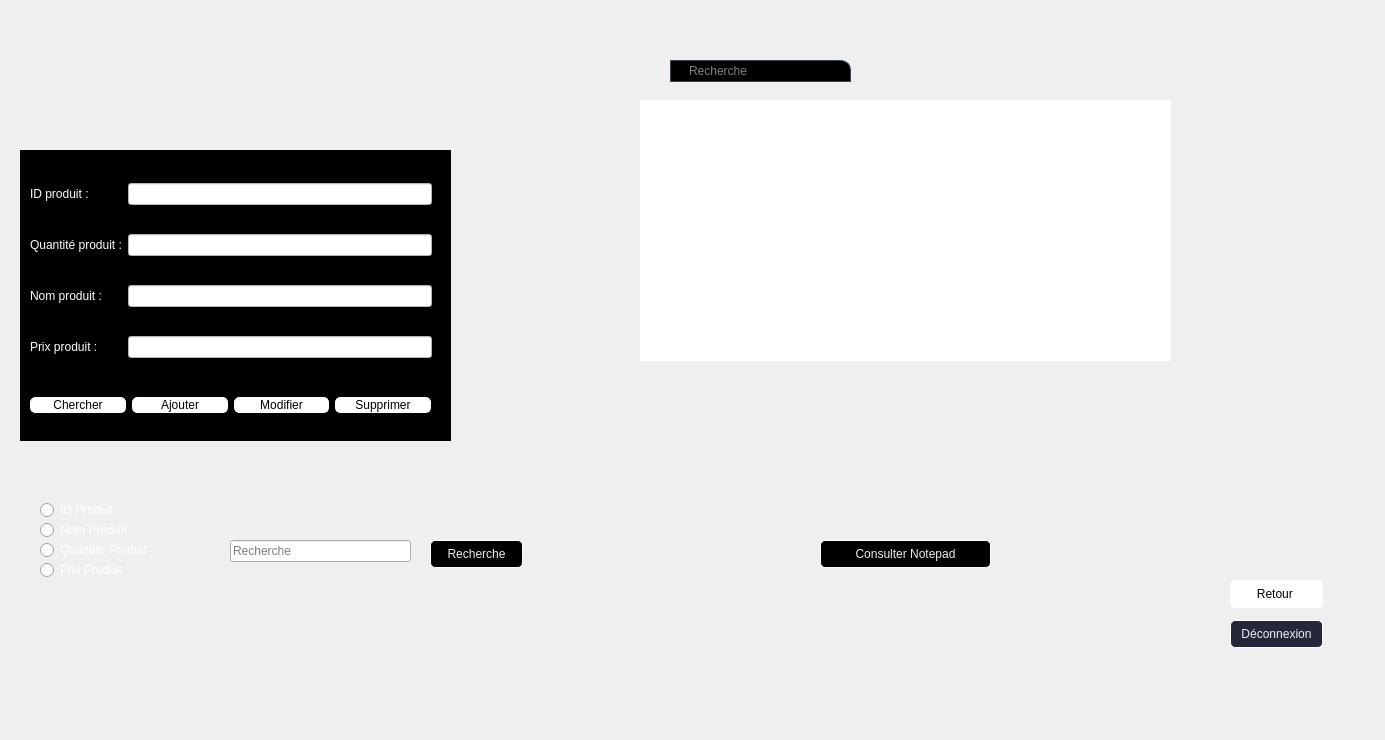
    <widget class="QWidget" name="tab_2">
     <attribute name="title">
      <string>G.Produit</string>
     </attribute>
     <widget class="QLabel" name="label_PIC7">
      <property name="geometry">
       <rect>
        <x>5</x>
        <y>-45</y>
        <width>1371</width>
        <height>731</height>
       </rect>
      </property>
      <property name="text">
       <string/>
      </property>
     </widget>
     <widget class="QLineEdit" name="recherche_produits">
      <property name="geometry">
       <rect>
        <x>670</x>
        <y>60</y>
        <width>181</width>
        <height>22</height>
       </rect>
      </property>
      <property name="styleSheet">
       <string notr="true">QLineEdit{
	background-color: rgb(0, 0, 0);
border:1px solid rgb(61, 70, 86);
color:rgb(255, 255, 255);
padding-left:16px;
border:1px solid rgb(61, 70, 86);
border-top-right-radius:10px;
}
QLineEdit:focus{
border: 1px solid rgb(180, 180, 180);
}</string>
      </property>
      <property name="placeholderText">
       <string>Recherche</string>
      </property>
      <property name="clearButtonEnabled">
       <bool>false</bool>
      </property>
     </widget>
     <widget class="QFrame" name="frame_2">
      <property name="geometry">
       <rect>
        <x>20</x>
        <y>150</y>
        <width>431</width>
        <height>291</height>
       </rect>
      </property>
      <property name="styleSheet">
       <string notr="true">background-color: rgb(0, 0, 0);</string>
      </property>
      <property name="frameShape">
       <enum>QFrame::StyledPanel</enum>
      </property>
      <property name="frameShadow">
       <enum>QFrame::Raised</enum>
      </property>
      <widget class="QWidget" name="gridLayoutWidget_7">
       <property name="geometry">
        <rect>
         <x>10</x>
         <y>10</y>
         <width>402</width>
         <height>221</height>
        </rect>
       </property>
       <property name="styleSheet">
        <string notr="true">color: rgb(255, 255, 255);</string>
       </property>
       <layout class="QGridLayout" name="gridLayout_7">
        <item row="0" column="0">
         <widget class="QLabel" name="label_47">
          <property name="styleSheet">
           <string notr="true">color: rgb(255, 255, 255);</string>
          </property>
          <property name="text">
           <string>ID produit :</string>
          </property>
         </widget>
        </item>
        <item row="3" column="0">
         <widget class="QLabel" name="label_46">
          <property name="styleSheet">
           <string notr="true">color: rgb(255, 255, 255);</string>
          </property>
          <property name="text">
           <string>Nom produit :</string>
          </property>
         </widget>
        </item>
        <item row="4" column="2">
         <widget class="QLineEdit" name="lineEdit_prixproduit">
          <property name="styleSheet">
           <string notr="true">background-color: rgb(255, 255, 255);
color: rgb(0, 0, 0);</string>
          </property>
          <property name="text">
           <string/>
          </property>
          <property name="clearButtonEnabled">
           <bool>true</bool>
          </property>
         </widget>
        </item>
        <item row="1" column="2">
         <widget class="QLineEdit" name="lineEdit_quantiteproduit">
          <property name="styleSheet">
           <string notr="true">background-color: rgb(255, 255, 255);
color: rgb(0, 0, 0);</string>
          </property>
          <property name="clearButtonEnabled">
           <bool>true</bool>
          </property>
         </widget>
        </item>
        <item row="3" column="2">
         <widget class="QLineEdit" name="lineEdit_nomproduit">
          <property name="styleSheet">
           <string notr="true">background-color: rgb(255, 255, 255);
color: rgb(0, 0, 0);</string>
          </property>
          <property name="clearButtonEnabled">
           <bool>true</bool>
          </property>
         </widget>
        </item>
        <item row="1" column="0">
         <widget class="QLabel" name="label_51">
          <property name="styleSheet">
           <string notr="true">color: rgb(255, 255, 255);</string>
          </property>
          <property name="text">
           <string>Quantité produit :</string>
          </property>
         </widget>
        </item>
        <item row="4" column="0">
         <widget class="QLabel" name="label_48">
          <property name="styleSheet">
           <string notr="true">color: rgb(255, 255, 255);</string>
          </property>
          <property name="text">
           <string>Prix produit : </string>
          </property>
         </widget>
        </item>
        <item row="0" column="2">
         <widget class="QLineEdit" name="lineEdit_idproduit">
          <property name="styleSheet">
           <string notr="true">background-color: rgb(255, 255, 255);
color: rgb(0, 0, 0);</string>
          </property>
          <property name="clearButtonEnabled">
           <bool>true</bool>
          </property>
         </widget>
        </item>
       </layout>
      </widget>
      <widget class="QWidget" name="gridLayoutWidget">
       <property name="geometry">
        <rect>
         <x>10</x>
         <y>240</y>
         <width>401</width>
         <height>31</height>
        </rect>
       </property>
       <layout class="QGridLayout" name="gridLayout_2">
        <item row="0" column="0">
         <widget class="QPushButton" name="chercher_produitss">
          <property name="styleSheet">
           <string notr="true">QPushButton {
background-position:  center;
background-color: rgb(255, 255, 255);
border-color: rgb(0, 0, 0);
gridline-color: rgb(0, 0, 0);
border: 1px solid white;
border-radius: 5px;
color: rgb(0, 0, 0);
}

QPushButton:hover {
background-color: rgb(0, 0, 0);
color: rgb(255, 255, 255);
border: 1px solid #6860f5;
}</string>
          </property>
          <property name="text">
           <string>Chercher</string>
          </property>
         </widget>
        </item>
        <item row="0" column="1">
         <widget class="QPushButton" name="ajouter_produit_fournisseur">
          <property name="styleSheet">
           <string notr="true">QPushButton {
background-position:  center;
background-color: rgb(255, 255, 255);
border-color: rgb(0, 0, 0);
gridline-color: rgb(0, 0, 0);
border: 1px solid white;
border-radius: 5px;
color: rgb(0, 0, 0);
}

QPushButton:hover {
background-color: rgb(0, 0, 0);
color: rgb(255, 255, 255);
border: 1px solid #6860f5;
}</string>
          </property>
          <property name="text">
           <string>Ajouter</string>
          </property>
         </widget>
        </item>
        <item row="0" column="2">
         <widget class="QPushButton" name="modifier_facture">
          <property name="styleSheet">
           <string notr="true">QPushButton {
background-position:  center;
background-color: rgb(255, 255, 255);
border-color: rgb(0, 0, 0);
gridline-color: rgb(0, 0, 0);
border: 1px solid white;
border-radius: 5px;
color: rgb(0, 0, 0);
}

QPushButton:hover {
background-color: rgb(0, 0, 0);
color: rgb(255, 255, 255);
border: 1px solid #6860f5;
}</string>
          </property>
          <property name="text">
           <string>Modifier</string>
          </property>
         </widget>
        </item>
        <item row="0" column="3">
         <widget class="QPushButton" name="supprimer_facture_2">
          <property name="styleSheet">
           <string notr="true">QPushButton {
background-position:  center;
background-color: rgb(255, 255, 255);
border-color: rgb(0, 0, 0);
gridline-color: rgb(0, 0, 0);
border: 1px solid white;
border-radius: 5px;
color: rgb(0, 0, 0);
}

QPushButton:hover {
background-color: rgb(0, 0, 0);
color: rgb(255, 255, 255);
border: 1px solid #6860f5;
}</string>
          </property>
          <property name="text">
           <string>Supprimer</string>
          </property>
         </widget>
        </item>
       </layout>
      </widget>
     </widget>
     <widget class="QTableView" name="tableView_Produit_G_fournisseurs">
      <property name="geometry">
       <rect>
        <x>640</x>
        <y>100</y>
        <width>531</width>
        <height>261</height>
       </rect>
      </property>
      <property name="styleSheet">
       <string notr="true">#tableView_Produit_G_fournisseurs {
background-color: transparent;

	border-image: url(:/ressources_img/slot.png);
background: none;
border: none;
background-repeat: none;
}</string>
      </property>
     </widget>
     <widget class="QPushButton" name="recherche_produit">
      <property name="geometry">
       <rect>
        <x>430</x>
        <y>540</y>
        <width>93</width>
        <height>28</height>
       </rect>
      </property>
      <property name="styleSheet">
       <string notr="true">QPushButton {
background-position:  center;
background-color:transparent;
border: 1px solid white;
border-radius: 5px;
color:rgb(238, 238, 238);
	background-color: rgb(0, 0, 0);}

QPushButton:hover {
background-color:transparent;
	background-color: rgb(255, 255, 255);
	color: rgb(0, 0, 0);
border: 1px solid #6860f5;
}</string>
      </property>
      <property name="text">
       <string>Recherche</string>
      </property>
     </widget>
     <widget class="QRadioButton" name="id_produit">
      <property name="geometry">
       <rect>
        <x>40</x>
        <y>500</y>
        <width>97</width>
        <height>20</height>
       </rect>
      </property>
      <property name="styleSheet">
       <string notr="true">color: rgb(255, 255, 255);</string>
      </property>
      <property name="text">
       <string>ID Produit</string>
      </property>
     </widget>
     <widget class="QRadioButton" name="nom_produit">
      <property name="geometry">
       <rect>
        <x>40</x>
        <y>520</y>
        <width>97</width>
        <height>20</height>
       </rect>
      </property>
      <property name="styleSheet">
       <string notr="true">color: rgb(255, 255, 255);</string>
      </property>
      <property name="text">
       <string>Nom Produit</string>
      </property>
     </widget>
     <widget class="QRadioButton" name="Quantite_produit">
      <property name="geometry">
       <rect>
        <x>40</x>
        <y>540</y>
        <width>141</width>
        <height>20</height>
       </rect>
      </property>
      <property name="styleSheet">
       <string notr="true">color: rgb(255, 255, 255);</string>
      </property>
      <property name="text">
       <string>Quantite Produit</string>
      </property>
     </widget>
     <widget class="QRadioButton" name="prix_Produit">
      <property name="geometry">
       <rect>
        <x>40</x>
        <y>560</y>
        <width>97</width>
        <height>20</height>
       </rect>
      </property>
      <property name="styleSheet">
       <string notr="true">color: rgb(255, 255, 255);</string>
      </property>
      <property name="text">
       <string>Prix Produit</string>
      </property>
     </widget>
     <widget class="QLineEdit" name="recherche_produits_2">
      <property name="geometry">
       <rect>
        <x>230</x>
        <y>540</y>
        <width>181</width>
        <height>22</height>
       </rect>
      </property>
      <property name="styleSheet">
       <string notr="true"/>
      </property>
      <property name="placeholderText">
       <string>Recherche</string>
      </property>
      <property name="clearButtonEnabled">
       <bool>true</bool>
      </property>
     </widget>
     <widget class="QPushButton" name="pushButton_9">
      <property name="geometry">
       <rect>
        <x>1230</x>
        <y>620</y>
        <width>93</width>
        <height>28</height>
       </rect>
      </property>
      <property name="styleSheet">
       <string notr="true">QPushButton {
background-position:  center;
background-color:transparent;
border: 1px solid white;
border-radius: 5px;
color:rgb(238, 238, 238);
background-color:#25283b;
}

QPushButton:hover {
background-color:transparent;
	background-color: rgb(255, 255, 255);
	color: rgb(0, 0, 0);
border: 1px solid #6860f5;
}</string>
      </property>
      <property name="text">
       <string>Déconnexion</string>
      </property>
     </widget>
     <widget class="QPushButton" name="pushButton_10">
      <property name="geometry">
       <rect>
        <x>1230</x>
        <y>580</y>
        <width>93</width>
        <height>28</height>
       </rect>
      </property>
      <property name="styleSheet">
       <string notr="true">QPushButton {
background-position:  center;
background-color: rgb(255, 255, 255);
border-color: rgb(0, 0, 0);
gridline-color: rgb(0, 0, 0);
border: 1px solid white;
border-radius: 5px;
color: rgb(0, 0, 0);
}

QPushButton:hover {
background-color: rgb(0, 0, 0);
color: rgb(255, 255, 255);
border: 1px solid #6860f5;
}</string>
      </property>
      <property name="text">
       <string>Retour </string>
      </property>
     </widget>
     <widget class="QPushButton" name="notepad_g_fournisseur">
      <property name="geometry">
       <rect>
        <x>820</x>
        <y>540</y>
        <width>171</width>
        <height>28</height>
       </rect>
      </property>
      <property name="styleSheet">
       <string notr="true">QPushButton {
background-position:  center;
background-color:transparent;
border: 1px solid white;
border-radius: 5px;
color:rgb(238, 238, 238);
	background-color: rgb(0, 0, 0);}

QPushButton:hover {
background-color:transparent;
	background-color: rgb(255, 255, 255);
	color: rgb(0, 0, 0);
border: 1px solid #6860f5;
}</string>
      </property>
      <property name="text">
       <string>Consulter Notepad</string>
      </property>
     </widget>
    </widget>
